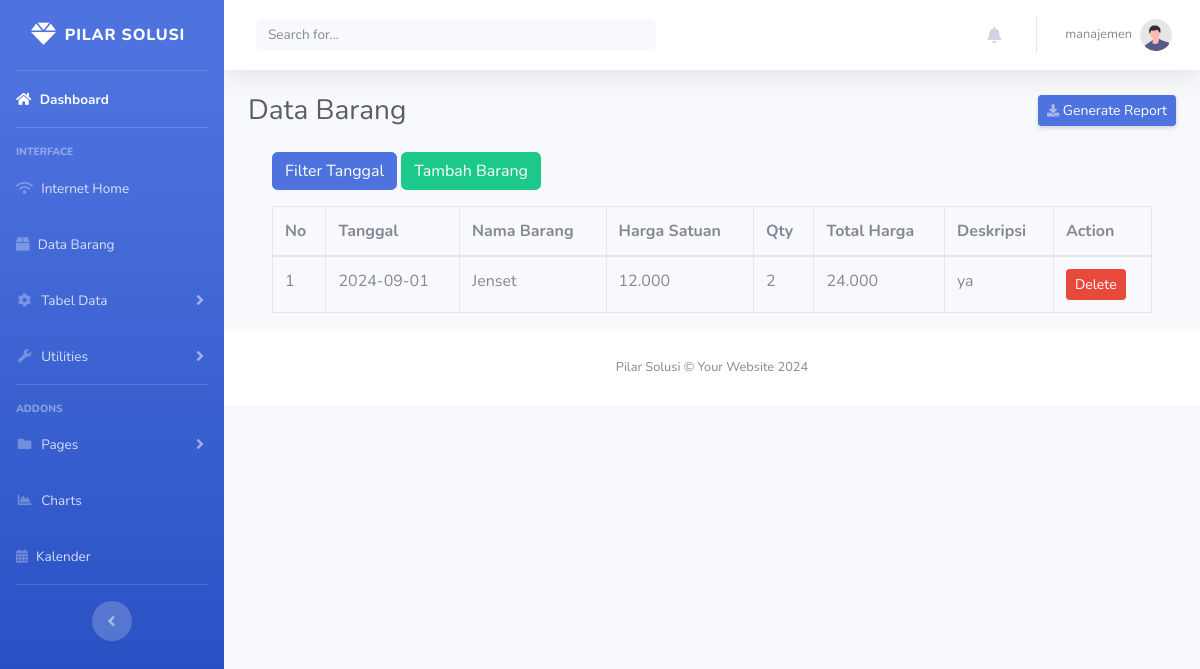
/data_barang.php (signed in), run on the app's committed database.
### tables this page shows
CREATE TABLE `user` (
  `id` int(11) NOT NULL,
  `username` varchar(50) NOT NULL,
  `password` varchar(255) NOT NULL,
  `role` enum('admin','manajemen','teknisi') NOT NULL
);

CREATE TABLE `barang` (
  `id` int(11) NOT NULL,
  `tanggal` date NOT NULL,
  `nama_barang` varchar(255) NOT NULL,
  `harga_satuan` varchar(1000) NOT NULL,
  `qty` int(11) NOT NULL,
  `total_harga` varchar(1000) GENERATED ALWAYS AS (`harga_satuan` * `qty`) STORED,
  `deskripsi` text DEFAULT NULL
);

### data_barang.php (the view, shortened to what this page needs)
<?php
$conn = new mysqli("localhost", "root", "", "pilarapp");
$dataBarang = [];
if ($_SERVER['REQUEST_METHOD'] == 'POST' && isset($_POST['filter'])) {
    $startDate = test_input($_POST['startDate']);
    $endDate = test_input($_POST['endDate']);
    if (!empty($startDate) && !empty($endDate)) {
        $stmt = $conn->prepare("SELECT * FROM barang WHERE tanggal BETWEEN ? AND ? ORDER BY tanggal DESC");
        $stmt->bind_param("ss", $startDate, $endDate);
        $stmt->execute();
        $result = $stmt->get_result();
    } else {
        echo "Tanggal mulai dan akhir harus diisi.";
    }
} else {
    $result = $conn->query("SELECT * FROM barang ORDER BY tanggal DESC");
}
if ($result && $result->num_rows > 0) {
    while ($row = $result->fetch_assoc()) {
        $dataBarang[] = $row;
    }
} else {
    $dataBarang = [];
}
$id = $_SESSION['id'];
$query = "SELECT username FROM user WHERE id = ?";
$stmt = $conn->prepare($query);
$stmt->bind_param("i", $id);
$stmt->execute();
$stmt->bind_result($username);
?>
<!DOCTYPE html>
<html lang="en">
<head>
    <link rel="stylesheet" href="https://cdnjs.cloudflare.com/ajax/libs/font-awesome/6.0.0-beta3/css/all.min.css">
    <link href="vendor/fontawesome-free/css/all.min.css" rel="stylesheet" type="text/css">
    <link href="css/sb-admin-2.min.css" rel="stylesheet">
</head>
<body id="page-top">
    <div id="wrapper">
        <ul class="navbar-nav bg-gradient-primary sidebar sidebar-dark accordion" id="accordionSidebar">
            <a class="sidebar-brand d-flex align-items-center justify-content-center" href="index.html">
                <div class="sidebar-brand-icon">
                <i class="fa-solid fa-gem" style="font-size: 25px;"></i>
                </div>
                <div class="sidebar-brand-text mx-2">Pilar solusi</div>
            </a>
            <hr class="sidebar-divider my-0">
            <li class="nav-item active">
                <a class="nav-link" href="index.php">
                    <i class="fa fa-home"></i>
                    <span>Dashboard</span></a>
            </li>
            <hr class="sidebar-divider">
            <div class="sidebar-heading">
                Interface
            </div>
            <li class="nav-item">
                <a class="nav-link" href="internet_home.php">
                <i class="fa-solid fa-wifi"></i>
                    <span>Internet Home</span></a>
            </li>
            <li class="nav-item">
                <a class="nav-link" href="data_barang.php">
                <i class="fas fa-box"></i>
                    <span>Data Barang</span></a>
            </li>
            <li class="nav-item">
                <a class="nav-link collapsed" href="#" data-toggle="collapse" data-target="#collapseTwo"
                    aria-expanded="true" aria-controls="collapseTwo">
                    <i class="fas fa-fw fa-cog"></i>
                    <span>Tabel Data</span>
                </a>
            </li>
            <li class="nav-item">
                <a class="nav-link collapsed" href="#" data-toggle="collapse" data-target="#collapseUtilities"
                    aria-expanded="true" aria-controls="collapseUtilities">
                    <i class="fas fa-fw fa-wrench"></i>
                    <span>Utilities</span>
                </a>
            </li>
            <hr class="sidebar-divider">
            <div class="sidebar-heading">
                Addons
            </div>
            <li class="nav-item">
                <a class="nav-link collapsed" href="#" data-toggle="collapse" data-target="#collapsePages"
                    aria-expanded="true" aria-controls="collapsePages">
                    <i class="fas fa-fw fa-folder"></i>
                    <span>Pages</span>
                </a>
            </li>
            <li class="nav-item">
                <a class="nav-link" href="charts.html">
                    <i class="fas fa-fw fa-chart-area"></i>
                    <span>Charts</span></a>
            </li>
             <li class="nav-item">
                <a class="nav-link" href="kalender.php">
                    <i class="fa-solid fa-calendar-days"></i>
                    <span>Kalender</span></a>
            </li>
            <hr class="sidebar-divider d-none d-md-block">
            <div class="text-center d-none d-md-inline">
                <button class="rounded-circle border-0" id="sidebarToggle"></button>
            </div>
        </ul>
        <div id="content-wrapper" class="d-flex flex-column">
            <div id="content">
                <nav class="navbar navbar-expand navbar-light bg-white topbar mb-4 static-top shadow">
                    <form
                        class="d-none d-sm-inline-block form-inline mr-auto ml-md-3 my-2 my-md-0 mw-100 navbar-search">
                        <div class="input-group">
                            <input type="text" class="form-control bg-light border-0 small" placeholder="Search for..."
                                aria-label="Search" aria-describedby="basic-addon2" id="search">
                        </div>
                    </form>
                    <ul class="navbar-nav ml-auto">
                        <li class="nav-item dropdown no-arrow mx-1">
    <a class="nav-link dropdown-toggle" href="#" id="alertsDropdown" role="button" data-toggle="dropdown" aria-haspopup="true" aria-expanded="false">
        <i class="fas fa-bell fa-fw"></i>
    </a>
</li>
                        <li class="nav-item dropdown no-arrow">
    <a class="nav-link dropdown-toggle" id="userDropdown" role="button"
        data-toggle="dropdown" aria-haspopup="true" aria-expanded="false">
        <span class="mr-2 d-none d-lg-inline text-gray-600 small"><?php echo htmlspecialchars($username); ?></span>
        <img class="img-profile rounded-circle"
        src="img/undraw_profile.svg">
    </a>
</li>
                    </ul>
                </nav>
                <div class="container-fluid">
                    <div class="d-sm-flex align-items-center justify-content-between mb-4">
                        <h1 class="h3 mb-0 text-gray-800">Data Barang</h1>
                        <a href="#" class="d-none d-sm-inline-block btn btn-sm btn-primary shadow-sm">
                            <i class="fas fa-download fa-sm text-white-50"></i> Generate Report</a>
                    </div>
                    <div class="container">
    <button class="btn btn-primary" data-toggle="modal" data-target="#filterModal">Filter Tanggal</button>
    <button class="btn btn-success" data-toggle="modal" data-target="#tambahBarangModal">Tambah Barang</button>
    <div class="table-responsive mt-3">
        <table class="table table-bordered" id="barangTable">
            <thead>
                <tr>
                    <th>No</th>
                    <th>Tanggal</th>
                    <th>Nama Barang</th>
                    <th>Harga Satuan</th>
                    <th>Qty</th>
                    <th>Total Harga</th>
                    <th>Deskripsi</th>
                    <th>Action</th>
                </tr>
            </thead>
            <tbody>
                <?php
                if (!empty($dataBarang)) {
                    $no = 1;
                    foreach ($dataBarang as $row) {
                        echo "<tr>";
                        echo "<td>" . $no++ . "</td>";
                        echo "<td>" . $row['tanggal'] . "</td>";
                        echo "<td>" . $row['nama_barang'] . "</td>";
                        echo "<td>" . number_format($row['harga_satuan'], 0, ',', '.') . "</td>";
                        echo "<td>" . $row['qty'] . "</td>";
                        echo "<td>" . number_format($row['total_harga'], 0, ',', '.') . "</td>";
                        echo "<td>" . $row['deskripsi'] . "</td>";
                        echo "<td>
                            <form method='POST' style='display:inline;' onsubmit='return confirmDelete();'>
                                <input type='hidden' name='barang_id' value='" . $row['id'] . "'>
                                <button type='submit' name='deleteBarang' class='btn btn-danger btn-sm'>Delete</button>
                            </form>
                        </td>";
                        echo "</tr>";
                    }
                } else {
                    echo "<tr><td colspan='8'>Tidak ada data barang</td></tr>";
                }
                ?>
            </tbody>
        </table>
    </div>
</div>
</div>
            <footer class="sticky-footer bg-white">
                <div class="container my-auto">
                    <div class="copyright text-center my-auto">
                        <span>Pilar Solusi &copy; Your Website 2024</span>
                    </div>
                </div>
            </footer>
        </div>
    </div>
</body>
</html>

### data on the page
user: username "manajemen"
barang: tanggal "2024-09-01", nama_barang "Jenset", harga_satuan "12.000", qty "2", total_harga "24.000", deskripsi "ya"
